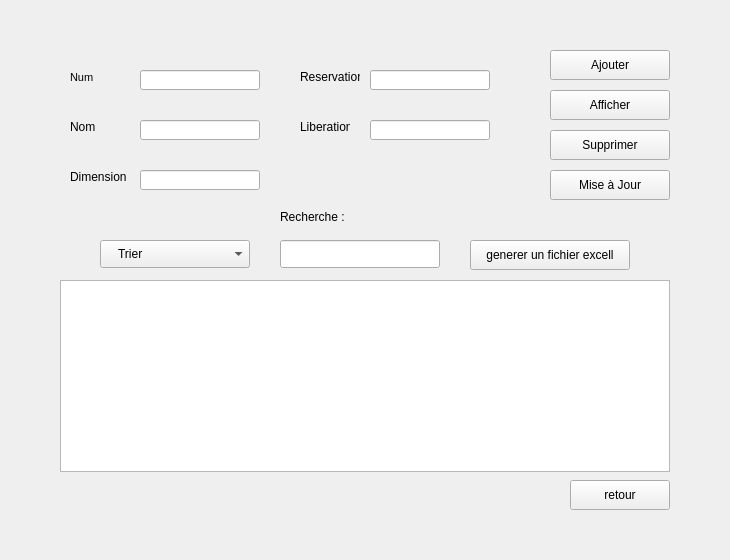
    <widget class="QWidget" name="page_2">
     <widget class="QTableView" name="table_Emplacement">
      <property name="geometry">
       <rect>
        <x>60</x>
        <y>280</y>
        <width>610</width>
        <height>192</height>
       </rect>
      </property>
      <property name="cursor" stdset="0">
       <cursorShape>PointingHandCursor</cursorShape>
      </property>
     </widget>
     <widget class="QLineEdit" name="lineEdit_reservation">
      <property name="geometry">
       <rect>
        <x>370</x>
        <y>70</y>
        <width>120</width>
        <height>20</height>
       </rect>
      </property>
     </widget>
     <widget class="QPushButton" name="pushButton_Excel">
      <property name="geometry">
       <rect>
        <x>470</x>
        <y>240</y>
        <width>160</width>
        <height>30</height>
       </rect>
      </property>
      <property name="cursor">
       <cursorShape>PointingHandCursor</cursorShape>
      </property>
      <property name="text">
       <string>generer un fichier excell</string>
      </property>
     </widget>
     <widget class="QLineEdit" name="lineEdit_dimension">
      <property name="geometry">
       <rect>
        <x>140</x>
        <y>170</y>
        <width>120</width>
        <height>20</height>
       </rect>
      </property>
     </widget>
     <widget class="QLabel" name="label_num">
      <property name="geometry">
       <rect>
        <x>70</x>
        <y>70</y>
        <width>47</width>
        <height>14</height>
       </rect>
      </property>
      <property name="font">
       <font>
        <pointsize>8</pointsize>
        <weight>50</weight>
        <bold>false</bold>
       </font>
      </property>
      <property name="text">
       <string>Num</string>
      </property>
     </widget>
     <widget class="QLabel" name="label_liberation">
      <property name="geometry">
       <rect>
        <x>300</x>
        <y>120</y>
        <width>50</width>
        <height>14</height>
       </rect>
      </property>
      <property name="text">
       <string>Liberation</string>
      </property>
     </widget>
     <widget class="QPushButton" name="pushButton_supprimer_Emplacement">
      <property name="geometry">
       <rect>
        <x>550</x>
        <y>130</y>
        <width>120</width>
        <height>30</height>
       </rect>
      </property>
      <property name="cursor">
       <cursorShape>PointingHandCursor</cursorShape>
      </property>
      <property name="text">
       <string>Supprimer</string>
      </property>
     </widget>
     <widget class="QLabel" name="label_nom">
      <property name="geometry">
       <rect>
        <x>70</x>
        <y>120</y>
        <width>47</width>
        <height>14</height>
       </rect>
      </property>
      <property name="text">
       <string>Nom</string>
      </property>
     </widget>
     <widget class="QPushButton" name="pushButton_afficher_Emplacement">
      <property name="geometry">
       <rect>
        <x>550</x>
        <y>90</y>
        <width>120</width>
        <height>30</height>
       </rect>
      </property>
      <property name="cursor">
       <cursorShape>PointingHandCursor</cursorShape>
      </property>
      <property name="text">
       <string>Afficher</string>
      </property>
     </widget>
     <widget class="QLineEdit" name="lineEdit_nom_emplacement">
      <property name="geometry">
       <rect>
        <x>140</x>
        <y>120</y>
        <width>120</width>
        <height>20</height>
       </rect>
      </property>
     </widget>
     <widget class="QLineEdit" name="lineEdit_liberation">
      <property name="geometry">
       <rect>
        <x>370</x>
        <y>120</y>
        <width>120</width>
        <height>20</height>
       </rect>
      </property>
     </widget>
     <widget class="QLabel" name="label_Rechercher">
      <property name="geometry">
       <rect>
        <x>280</x>
        <y>210</y>
        <width>70</width>
        <height>14</height>
       </rect>
      </property>
      <property name="text">
       <string>Recherche :</string>
      </property>
     </widget>
     <widget class="QLabel" name="label_dimension">
      <property name="geometry">
       <rect>
        <x>70</x>
        <y>170</y>
        <width>70</width>
        <height>14</height>
       </rect>
      </property>
      <property name="text">
       <string>Dimension</string>
      </property>
     </widget>
     <widget class="QComboBox" name="comboBox_trier_Emplacement">
      <property name="geometry">
       <rect>
        <x>100</x>
        <y>240</y>
        <width>150</width>
        <height>28</height>
       </rect>
      </property>
      <property name="cursor">
       <cursorShape>PointingHandCursor</cursorShape>
      </property>
      <item>
       <property name="text">
        <string>    Trier</string>
       </property>
      </item>
      <item>
       <property name="text">
        <string>Tri par Num</string>
       </property>
      </item>
      <item>
       <property name="text">
        <string>Tri par Nom</string>
       </property>
      </item>
      <item>
       <property name="text">
        <string>Tri par Dimension</string>
       </property>
      </item>
     </widget>
     <widget class="QLineEdit" name="lineEdit_recherche_emplacement">
      <property name="geometry">
       <rect>
        <x>280</x>
        <y>240</y>
        <width>160</width>
        <height>28</height>
       </rect>
      </property>
     </widget>
     <widget class="QPushButton" name="pushButton_modifier_Emplacement">
      <property name="geometry">
       <rect>
        <x>550</x>
        <y>170</y>
        <width>120</width>
        <height>30</height>
       </rect>
      </property>
      <property name="cursor">
       <cursorShape>PointingHandCursor</cursorShape>
      </property>
      <property name="text">
       <string>Mise à Jour</string>
      </property>
     </widget>
     <widget class="QLineEdit" name="lineEdit_num">
      <property name="geometry">
       <rect>
        <x>140</x>
        <y>70</y>
        <width>120</width>
        <height>20</height>
       </rect>
      </property>
     </widget>
     <widget class="QLabel" name="label_reservation">
      <property name="geometry">
       <rect>
        <x>300</x>
        <y>70</y>
        <width>60</width>
        <height>14</height>
       </rect>
      </property>
      <property name="text">
       <string>Reservation</string>
      </property>
     </widget>
     <widget class="QPushButton" name="pushButton_ajouter_Emplacement">
      <property name="geometry">
       <rect>
        <x>550</x>
        <y>50</y>
        <width>120</width>
        <height>30</height>
       </rect>
      </property>
      <property name="cursor">
       <cursorShape>PointingHandCursor</cursorShape>
      </property>
      <property name="text">
       <string>Ajouter</string>
      </property>
     </widget>
     <widget class="QPushButton" name="pushButton_retour_emplacement">
      <property name="geometry">
       <rect>
        <x>570</x>
        <y>480</y>
        <width>100</width>
        <height>30</height>
       </rect>
      </property>
      <property name="cursor">
       <cursorShape>PointingHandCursor</cursorShape>
      </property>
      <property name="text">
       <string>retour</string>
      </property>
     </widget>
     <widget class="QLabel" name="label_photo_Emplacement">
      <property name="geometry">
       <rect>
        <x>10</x>
        <y>-1</y>
        <width>711</width>
        <height>551</height>
       </rect>
      </property>
      <property name="text">
       <string/>
      </property>
      <property name="pixmap">
       <pixmap>photo_Login_Qt.jpg</pixmap>
      </property>
     </widget>
     <zorder>label_photo_Emplacement</zorder>
     <zorder>table_Emplacement</zorder>
     <zorder>lineEdit_reservation</zorder>
     <zorder>pushButton_Excel</zorder>
     <zorder>lineEdit_dimension</zorder>
     <zorder>label_num</zorder>
     <zorder>label_liberation</zorder>
     <zorder>pushButton_supprimer_Emplacement</zorder>
     <zorder>label_nom</zorder>
     <zorder>pushButton_afficher_Emplacement</zorder>
     <zorder>lineEdit_nom_emplacement</zorder>
     <zorder>lineEdit_liberation</zorder>
     <zorder>label_Rechercher</zorder>
     <zorder>label_dimension</zorder>
     <zorder>comboBox_trier_Emplacement</zorder>
     <zorder>lineEdit_recherche_emplacement</zorder>
     <zorder>pushButton_modifier_Emplacement</zorder>
     <zorder>lineEdit_num</zorder>
     <zorder>label_reservation</zorder>
     <zorder>pushButton_ajouter_Emplacement</zorder>
     <zorder>pushButton_retour_emplacement</zorder>
    </widget>
